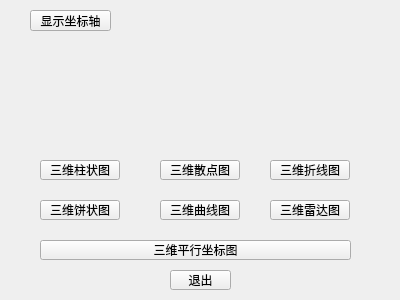
<?xml version="1.0" encoding="UTF-8"?>
<ui version="4.0">
 <class>Chart</class>
 <widget class="QWidget" name="Chart">
  <property name="geometry">
   <rect>
    <x>0</x>
    <y>0</y>
    <width>400</width>
    <height>300</height>
   </rect>
  </property>
  <property name="windowTitle">
   <string>Form</string>
  </property>
  <widget class="QPushButton" name="ButtonAxis">
   <property name="geometry">
    <rect>
     <x>30</x>
     <y>10</y>
     <width>81</width>
     <height>21</height>
    </rect>
   </property>
   <property name="text">
    <string>显示坐标轴</string>
   </property>
  </widget>
  <widget class="QPushButton" name="ButtonColumn">
   <property name="geometry">
    <rect>
     <x>40</x>
     <y>160</y>
     <width>80</width>
     <height>20</height>
    </rect>
   </property>
   <property name="text">
    <string>三维柱状图</string>
   </property>
  </widget>
  <widget class="QPushButton" name="ButtonDot">
   <property name="geometry">
    <rect>
     <x>160</x>
     <y>160</y>
     <width>80</width>
     <height>20</height>
    </rect>
   </property>
   <property name="text">
    <string>三维散点图</string>
   </property>
  </widget>
  <widget class="QPushButton" name="ButtonPolyline">
   <property name="geometry">
    <rect>
     <x>270</x>
     <y>160</y>
     <width>80</width>
     <height>20</height>
    </rect>
   </property>
   <property name="text">
    <string>三维折线图</string>
   </property>
  </widget>
  <widget class="QPushButton" name="ButtonPie">
   <property name="geometry">
    <rect>
     <x>40</x>
     <y>200</y>
     <width>80</width>
     <height>20</height>
    </rect>
   </property>
   <property name="text">
    <string>三维饼状图</string>
   </property>
  </widget>
  <widget class="QPushButton" name="ButtonCurve">
   <property name="geometry">
    <rect>
     <x>160</x>
     <y>200</y>
     <width>80</width>
     <height>20</height>
    </rect>
   </property>
   <property name="text">
    <string>三维曲线图</string>
   </property>
  </widget>
  <widget class="QPushButton" name="ButtonRadar">
   <property name="geometry">
    <rect>
     <x>270</x>
     <y>200</y>
     <width>80</width>
     <height>20</height>
    </rect>
   </property>
   <property name="text">
    <string>三维雷达图</string>
   </property>
  </widget>
  <widget class="QPushButton" name="ButtonParallel">
   <property name="geometry">
    <rect>
     <x>40</x>
     <y>240</y>
     <width>311</width>
     <height>20</height>
    </rect>
   </property>
   <property name="text">
    <string>三维平行坐标图</string>
   </property>
  </widget>
  <widget class="QPushButton" name="ButtonExit">
   <property name="geometry">
    <rect>
     <x>170</x>
     <y>270</y>
     <width>61</width>
     <height>20</height>
    </rect>
   </property>
   <property name="text">
    <string>退出</string>
   </property>
  </widget>
 </widget>
 <resources/>
 <connections/>
</ui>
